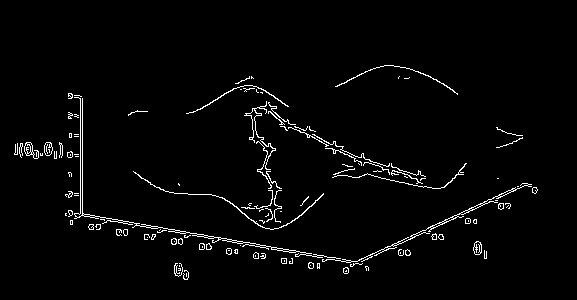
#> input picture OpenCV/1.jpg, 577 x 300 px, found by its file name
$ python OpenCVTest.py
#> lines starting #> are read from the running program, lines starting #| are printed output that depends on the picture; after the words box and inside, x2 and y2 are one past the last pixel; in counts of white or black regions, pixels touching at a corner belong together
import cv2
import numpy as np
import os
from scipy import ndimage

kernel_3x3 = np.array([[-1, -1, -1],
                       [-1, 8, -1],
                       [-1, -1, -1]])

kernel_5x5 = np.array([[-1, -1, -1, -1, -1],
                       [-1, 1, 2, 1, -1],
                       [-1, 2, 4, 2, -1],
                       [-1, 1, 2, 1, -1],
                       [-1, -1, -1, -1, -1]])

# img = np.zeros((3, 3), dtype=np.uint8)
# img = cv2.cvtColor(img, cv2.COLOR_GRAY2BGR)
# print(img)

# 参数0表示将图片变为灰色
img = cv2.imread("D:/Program Files (x86)/PychramProjects/python/Picture/1.jpg", 0)
#> img is the input picture: shape (300, 577); min 0, max 255, mean 6.5
# [16 lines of commented-out code are left out]
cv2.imwrite("1.jpg", cv2.Canny(img, 200, 300))
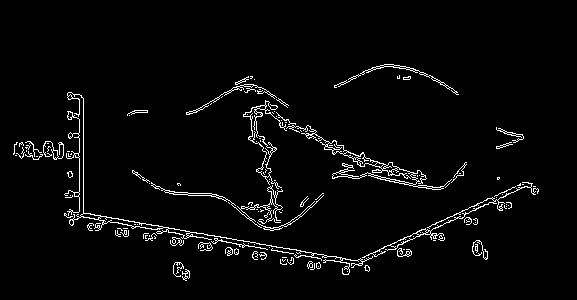
#> saved as 1.jpg: shape (300, 577); 3.3% white in thin lines or dots, all inside (x1, y1, x2, y2) = (13, 64, 539, 281)
cv2.imshow("canny", cv2.imread("1.jpg"))
cv2.waitKey()
cv2.destroyAllWindows()

$ run again, with OpenCV/2.jpg copied over OpenCV/1.jpg
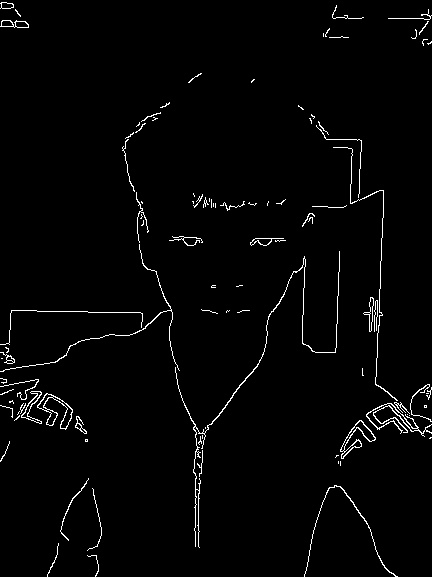
#> input picture OpenCV/2.jpg, 432 x 577 px, found by its file name
#> img is the input picture: shape (577, 432); min 0, max 255, mean 5.3
#> `cv2.imwrite("1.jpg", cv2.Canny(img, 200, 300))`:
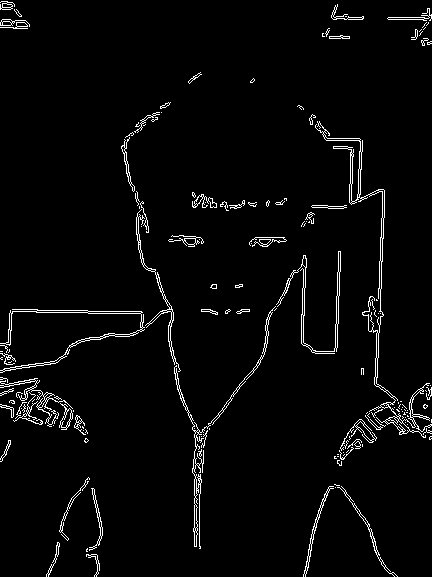
#> saved as 1.jpg: shape (577, 432); 3.1% white in thin lines or dots
